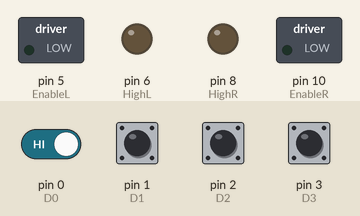
Bench run of a sketch on a simulated Arduino Uno, built with avr-gcc and run on an emulated ATmega328P. Shown: switched loads named in the sketch (green lamp = pin HIGH), output pins drawn as LEDs (lit = HIGH). Inputs (shaded band) come from the test bench; at power-on: pin 0 (D0), pin 1 (D1), pin 2 (D2), pin 3 (D3) HIGH.

Above: at 1.2 s.
1.3 s: pin 3 (D3) pulled LOW for 0.15 s
At 2.4 s:
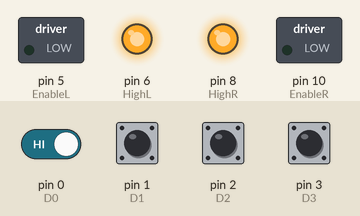
2.9 s: pin 0 (D0) driven LOW and pin 3 (D3) driven LOW
At 3.6 s:
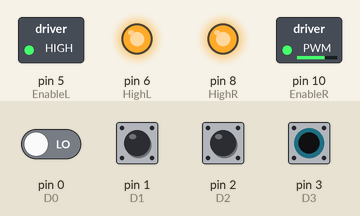
4.4 s: pin 1 (D1) pulled LOW for 0.15 s
At 4.47 s:
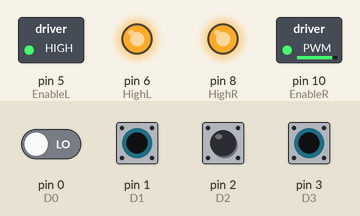
6.0 s: pin 2 (D2) pulled LOW for 0.15 s
At 6.07 s:
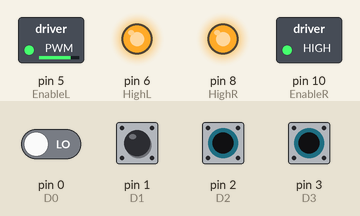
7.6 s: pin 0 (D0) driven HIGH
At 8.4 s:
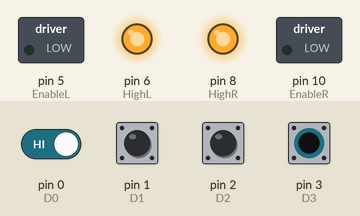
9.1 s: pin 2 (D2) pulled LOW for 1 s
At 9.5 s:
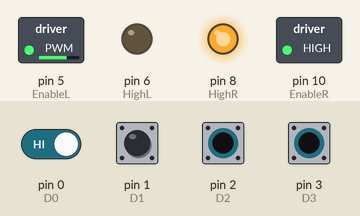
Timing chart, 0 to 12.1 s (numbered marks = the images above; inputs shaded):
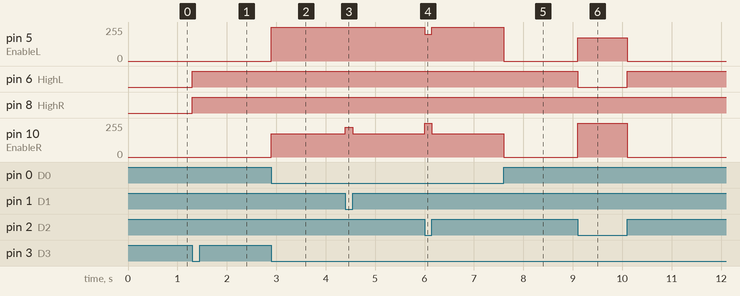

The sketch:

movement_code.ino
```cpp
//Left Side Motor
const int EnableL=5;
const int HighL=6;
const int LowL=7;

//Right Side Motor
const int EnableR=10;
const int HighR=8;
const int LowR=9;

const int D0=0;
const int D1=1;
const int D2=2;
const int D3=3;

int a,b,c,d,data;
void Data()
{
  a= digitalRead(D0);
  b= digitalRead(D1);
  c= digitalRead(D2);
  d= digitalRead(D3);

  data=8*d+c*4+b*2+a*1;

}

void setup() {


  pinMode(EnableL,OUTPUT);
  pinMode(HighL,OUTPUT);
  pinMode(EnableL,OUTPUT);

  pinMode(EnableR,OUTPUT);
  pinMode(HighR,OUTPUT);
  pinMode(EnableR,OUTPUT);

  pinMode(D0,INPUT_PULLUP); //INPUT_PULLUP
  pinMode(D1,INPUT_PULLUP);
  pinMode(D2,INPUT_PULLUP);
  pinMode(D3,INPUT_PULLUP);


}
void Forward()
{
  digitalWrite(HighL, HIGH);
  digitalWrite(LowL, LOW);
  analogWrite(EnableL,255);


  digitalWrite(HighR, HIGH);
  digitalWrite(LowR, LOW);
  analogWrite(EnableR,255);
}

void Stop()
{


  digitalWrite(HighL, HIGH);
  digitalWrite(LowL, HIGH);
  analogWrite(EnableL,0);


  digitalWrite(HighR, HIGH);
  digitalWrite(LowR, HIGH);
  analogWrite(EnableR,0);


}

void Left1()
{
  digitalWrite(HighL, HIGH);
  digitalWrite(LowL, LOW);
  analogWrite(EnableL,225);


  digitalWrite(HighR, HIGH);
  digitalWrite(LowR, LOW);
  analogWrite(EnableR,255);
}

void Left2()
{
  digitalWrite(HighL, HIGH);
  digitalWrite(LowL, LOW);
  analogWrite(EnableL,200);


  digitalWrite(HighR, HIGH);
  digitalWrite(LowR, LOW);
  analogWrite(EnableR,255);
}

void Left3()
{
  digitalWrite(HighL, LOW);
  digitalWrite(LowL, HIGH);
  analogWrite(EnableL,175);


  digitalWrite(HighR, HIGH);
  digitalWrite(LowR, LOW);
  analogWrite(EnableR,255);
}

void Right1()
{
  digitalWrite(HighL, HIGH);
  digitalWrite(LowL, LOW);
  analogWrite(EnableL,255);


  digitalWrite(HighR, HIGH);
  digitalWrite(LowR, LOW );
  analogWrite(EnableR,225);
}

void Right2()
{
  digitalWrite(HighL, HIGH);
  digitalWrite(LowL, LOW);
  analogWrite(EnableL,255);


  digitalWrite(HighR, HIGH);
  digitalWrite(LowR, LOW);
  analogWrite(EnableR,200);
}

void Right3()
{
  digitalWrite(HighL, HIGH);
  digitalWrite(LowL, LOW);
  analogWrite(EnableL,255);


  digitalWrite(HighR, HIGH);
  digitalWrite(LowR, LOW);
  analogWrite(EnableR,175);
}


void Stopd()
{

  digitalWrite(HighL, HIGH);
  digitalWrite(LowL, HIGH);
  analogWrite(EnableL,0);


  digitalWrite(HighR, HIGH);
  digitalWrite(LowR, HIGH);
  analogWrite(EnableR,0);
  delay(1000);
  }

void loop() {
  Data();


    if(data==0)
    {
      Forward();
      }

    else if  (data==7 )
    {
      Stop();
      }
    else if  (data==8 )
    {
      Stopd();
      }
    else if(data==1)
    { Left1();
    }
    else if(data==2)
    { Left2();
    }
    else if(data==3)
    { Left3();
    }
    else if(data==4)
   { Right1();
   }
   else if(data==5)
    { Right2();
   }
   else if(data==6)
    { Right3();
   }

}
```

Measured:
- after the input at 1.3 s, pin 6 (HighL), pin 8 (HighR): LOW → HIGH at once
- after the input at 2.9 s, pin 5 (EnableL): 0/255 → 255/255 at once; pin 10 (EnableR): 0/255 → 175/255 at once
- after the input at 4.4 s, pin 10 (EnableR): 175/255 → 225/255 at once, → 175/255 0.15 s later
- after the input at 6.0 s, pin 5 (EnableL): 255/255 → 200/255 at once, → 255/255 0.15 s later; pin 10 (EnableR): 175/255 → 255/255 at once, → 175/255 0.15 s later
- after the input at 7.6 s, pin 5 (EnableL): 255/255 → 0/255 at once; pin 10 (EnableR): 175/255 → 0/255 at once
- after the input at 9.1 s, pin 5 (EnableL): 0/255 → 175/255 at once, → 0/255 1.0 s later; pin 6 (HighL): HIGH → LOW at once, → HIGH 1.0 s later; pin 10 (EnableR): 0/255 → 255/255 at once, → 0/255 1.0 s later
